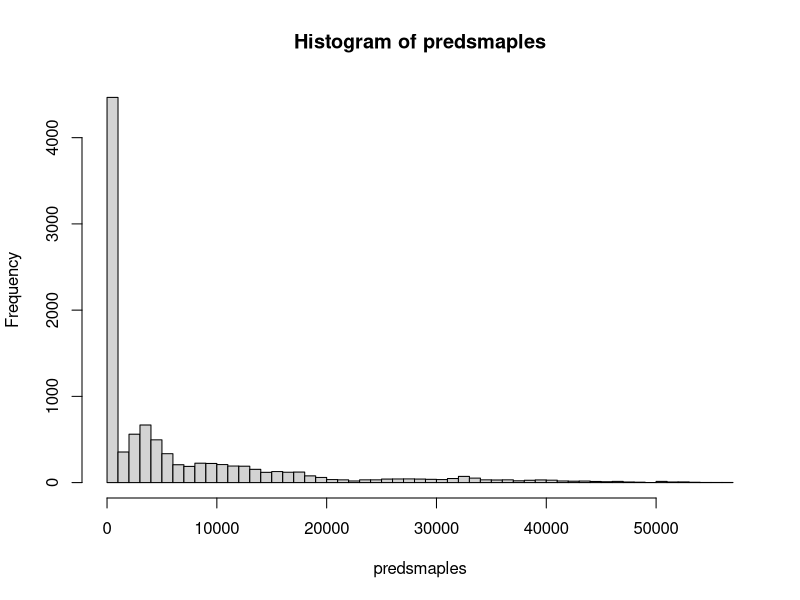

The R source for this figure:
## ---- chunk 1
knitr::opts_chunk$set(echo = TRUE)
## ---- chunk 2
bid <- read.table("../data/eBayNumberOfBidderData.dat",header = TRUE)
## ---- chunk 3
poiglm <- glm(nBids ~ . - 1, data = bid, family = poisson(link = "log"))
summary(poiglm)
## ---- chunk 4

library(mvtnorm)

logprior <- function(beta, mean, sigma){
    dmvnorm(beta, mean = mean, sigma = sigma, log = TRUE)
}


logfac <- function(i){
  sum(log(1:i)) 
} 

# loglikelihood <- function(beta, X, Y){
#     
#   linear_prediction <- t(X) %*% beta
# 
#   lf <- sum(sapply(Y, FUN = logfac))
#   
#   probabilities <- lf + sum(Y) * linear_prediction -
#     nrow(X) * exp(linear_prediction)
#   
#   loglike <- sum(probabilities)
# 
#     ## if (abs(loglike) == Inf)
#     ##     loglike = -20000
# 
#     loglike
# }

loglikelihood <- function(beta,X,Y){
  linear_prediction <- t(X) %*% beta
  
  probs <- dpois(Y , lambda = exp(linear_prediction), log = TRUE)
  sum(probs)
}


logposterior <- function(beta, X, Y, mean, sigma){
   loglikelihood(beta, X, Y) + logprior(beta, mean, sigma)
}



X <- as.matrix(bid[,-1])
Y <- as.matrix(bid[,1])

mu <- rep(0, ncol(X))
sigma <- 100 * solve(t(X) %*% X)

#rep(0, ncol(X))

optpost <- optim(par = matrix(rep(0,ncol(X)), ncol = 1),
                 fn = logposterior, method = "BFGS", hessian = TRUE,
                 X = t(X), Y = Y,
                 mean = mu, sigma = sigma,
                 control=list(fnscale=-1))

hessian <- optpost$hessian


## ---- chunk 5

optpost$par
t(coef(poiglm))


## ---- chunk 6

#
targetdensity <- function(theta,priormu,priorsigma,X,Y,...) {
   
    likelihood <- dpois(Y, lambda = exp(t(X) %*% t(theta)),log = TRUE) 
    prior      <- dmvnorm(theta, mean = priormu, sigma = priorsigma)

    sum(likelihood) * prior
}


proposaldensity <- function(proposal,current,propsigma,...){
  
   dmvnorm(proposal, mean = current, sigma = propsigma)
  
}

proposalsample <- function(mu,propsigma,...){
  
    matrix(rmvnorm(1,mean = mu, sigma = propsigma), nrow = 1 )
  
}


metropolis_hastings <- function(proposalsample,proposaldensity,targetdensity,X0, iters,...){
  
  
    x <- X0
    values <- matrix(0, ncol = length(X0), nrow = iters + 1)
    values[1,] <- X0
    
    
    alpha <- function(x, y, proposaldensity,targetdensity,...) {
        numerator <- targetdensity(y,...) + proposaldensity(x, y,...)
        denominator <- targetdensity(x,...) + proposaldensity(y, x,...)
        
        exp(numerator - denominator)
    }

    for (i in 1:iters) {
        y <- proposalsample(x,...)
        u <- runif(1)

        if (u < alpha(x, y,proposaldensity,targetdensity,...)) {
            x <- y
        }

        values[i+1,] <- x
    }

    values
}

iters <- 5000
X0 <- rep(0, times = ncol(X))



l <- list( 
  proposalsample = proposalsample,
  proposaldensity = proposaldensity,
  targetdensity = targetdensity,
  X0 = matrix(rep(0, times = ncol(X)),nrow=1), 
  iters = iters, 
  X = t(X),
  Y = Y,
  priormu = rep(0, times = ncol(X)),
  priorsigma = 100 * solve(t(X) %*% X),
  propsigma = 0.6 * -solve(hessian) 

  )


res <- do.call(metropolis_hastings,l)

colMeans(res)

## ---- chunk 7
Xpred <- matrix(c(1,1,1,1,0,0,0,1,0.5),nrow = 1)

predsmaples <- rpois(10000, lambda = exp(Xpred %*% t(res) ))


mean(predsmaples == 0)

hist(predsmaples, breaks = 50)

